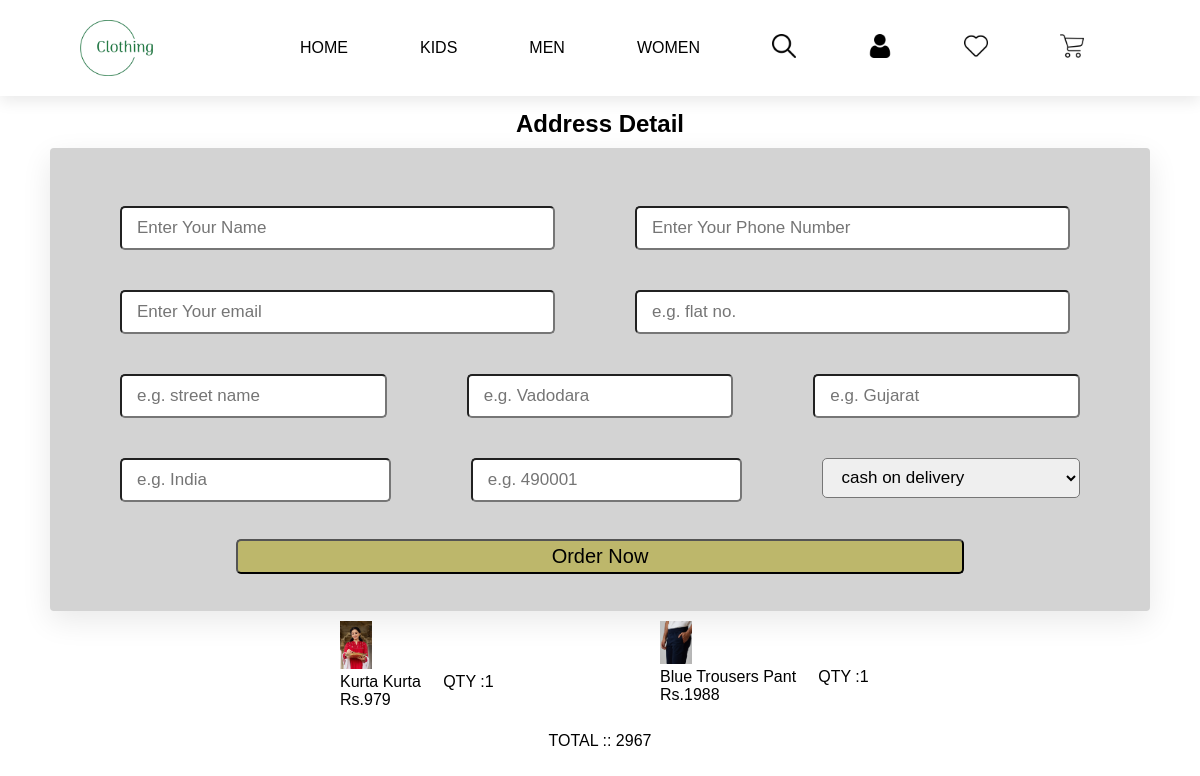
Screenshot of /checkout.php (signed in) with the database file from the repository.
### tables this page shows
CREATE TABLE `category` (
  `cat_id` int(11) NOT NULL,
  `cat_name` varchar(44) NOT NULL,
  `status` tinyint(4) NOT NULL
);

CREATE TABLE `cart` (
  `cart_id` int(11) NOT NULL,
  `user_id` int(11) NOT NULL,
  `pid` int(11) NOT NULL,
  `name` varchar(100) NOT NULL,
  `price` int(11) NOT NULL,
  `quantity` int(11) NOT NULL,
  `image` varchar(100) NOT NULL
);

### checkout.php (the view, shortened to what this page needs)
<?php
include('header.php');
$errors = array();
       ?>
<!DOCTYPE html>
<html lang="en">
<head>
</head>
<body>
<h2>Address Detail</h2>
<div class="checkout-form">
<form method="post">
<span class="error"><?php if(isset($errors['err'])){ echo $errors['err']; }?></span><br>
    <div class="filed">
        <input type="text" name="name" placeholder="Enter Your Name">
        <input type="text" name="phone" placeholder="Enter Your Phone Number">
    </div>
    <div class="filed">
        <input type="email" name="email" placeholder="Enter Your email"><br>
         <input type="text" name="ad1" placeholder="e.g. flat no.">
    </div>
    <div class="filed">
         <input type="text" name="ad2" placeholder="e.g. street name">
         <input type="text" name="city" placeholder="e.g. Vadodara">
         <input type="text" name="state" placeholder="e.g. Gujarat">
    </div>
    <div class="filed">
         <input type="text" name="country" placeholder="e.g. India">
         <input type="text" name="pincode" min="6" max="6" placeholder="e.g. 490001">
         <select name="method">
             <option value="cod">cash on delivery</option>
          </select>
    </div>
    <div class="filed">
    <button type="submit" name="order">Order Now</button>
    </div>
    </form>
</div>
 <?php
    $cart_query=mysqli_query($con,"select * from cart where user_id='$user_id'") or die('Query Failed');
    if(mysqli_num_rows($cart_query)>0)
    {
 ?>
    <div class="order">
       <?php
         $cart_total=0;
         while($cart=mysqli_fetch_assoc($cart_query)){
          $sub_total=($cart['price']*$cart['quantity']);
          $cart_total+=$sub_total;
       ?>
       <div class="inner">
       <img src="./media/product/<?php echo $cart['image'];?>" width="10%" class="small-img" alt="">
       <p><?php echo $cart['name']?> &nbsp; &nbsp;  QTY :<?php echo $cart['quantity']?> <br>  Rs.<?php echo $cart['price']?></p><br>
       </div>
       <?php
    }
       ?>
    </div>
    <P class="total"> TOTAL :: <?php echo $cart_total; ?></p>
    <?php
    }
    ?>
</body>
</html>

### header.php (shortened to what this page needs)
<?php
require('./includes/config.php');
if(isset($_SESSION['USER_LOGIN']) &&  $_SESSION['USER_LOGIN']!=''){
    $user_id = $_SESSION['USERID'];
}else{
    header('location:login.php');
    die();
}
$cat_res=mysqli_query($con,"select * from category where status=1 order by cat_name asc");
$cat_arr=array();
while($row=mysqli_fetch_assoc($cat_res)){
    $cat_arr[]=$row;
}
?>
<!DOCTYPE html>
<html lang="en">
<head>
    <link rel="stylesheet" href="style.css">
</head>
<body>
    <header>
        <img src="./images/nav-logo/download-logo.webp" width="90px">
        <ul class="navbar">
            <li><a href="home.php">HOME</a></li>
            <?php
            foreach($cat_arr as $list){
                ?>
                <li>
                    <div class="dropdown">
                      <a href="category.php?cat_id=<?php echo $list['cat_id']?>"><?php echo $list['cat_name']?></a>
                           </div>
                </li>
                <?php
            }
            ?>
            <li>
                <div class="dropdown">
                <a><img src="./images/nav-logo/loupe.png"></a>
                </div>
            </li>
            <li>
                <div class="dropdown">
                <a><img src="./images/nav-logo/user.png"></a>
                </div>
            </li>
            <li><a href="wishlist.php"><img src="./images/nav-logo/favourite.png"></a></li>
            <li><a href="cart.php"><img src="./images/nav-logo/shopping-cart.png"></a></li>
        </ul>
    </header>

### style.css (style rules this page uses)
* { margin: 0; padding: 0; }
body { width: 100%; }
header { display: flex; align-items: center; justify-content: space-between; padding: 20px 80px; overflow: hidden; background-color:white; box-shadow: 0 5px 15px rgba(0,0,0, 0.09); top: 0; left: 0; z-index:2; }
.navbar img { width: 24px; cursor: pointer; }
.navbar { display: flex; align-items: center; justify-content: space-between; }
.navbar li { list-style-type: none; padding: 0px 36px; }
.navbar li a { text-decoration: none; font-size: 16px; font-family: 'Gill Sans', 'Gill Sans MT', Calibri, 'Trebuchet MS', sans-serif; font-weight: 400; color:black; transition: 0.3s ease; cursor: pointer; }
.dropdown { cursor: pointer; }

### checkout.php (style rules this page uses)
body { font-family: 'Gill Sans', 'Gill Sans MT', Calibri, 'Trebuchet MS', sans-serif; }
h2 { color:black; text-align: center; padding-top: 14px; align-items: center; }
.checkout-form { margin:10px auto; background-color:lightgrey; width: 90%; padding: 10px; border-radius: 4px; box-shadow: 0 10px 30px rgba(0,0,0, 0.09); }
.checkout-form form { padding: 10px; }
.checkout-form form .filed { padding:10px; display: flex; }
.checkout-form form .filed input { height: 40px; width: 40%; margin: 10px 40px; outline: none; padding-left: 15px; border-radius: 5px; font-size: 17px; font-family: 'Gill Sans', 'Gill Sans MT', Calibri, 'Trebuchet MS', sans-serif; transition: all 0.3s ease; }
.checkout-form form .filed select { height: 40px; width: 40%; margin: 10px 40px; outline: none; padding-left: 15px; border-radius: 5px; font-size: 17px; font-family: 'Gill Sans', 'Gill Sans MT', Calibri, 'Trebuchet MS', sans-serif; transition: all 0.3s ease; }
.checkout-form form .filed button { height: 35px; width: 70%; color: #fff; background-color:darkkhaki; border-radius: 5px; font-size: 20px; font-weight: 500; cursor: pointer; margin: 7px auto; color: black; font-family: 'Gill Sans', 'Gill Sans MT', Calibri, 'Trebuchet MS', sans-serif; }
.error { padding-left: 120px; color:rosybrown; }
.order { display:grid; grid-template-columns:320px 320px 320px; margin:5px 340px; }
.total { text-align:center; }

### rows the page displays
category: cat_name "KIDS"
category: cat_name "MEN"
category: cat_name "WOMEN"
cart: image (picture), name "Kurta Kurta", quantity "1", price "979"
cart: image (picture), name "Blue Trousers Pant", quantity "1", price "1988"

### other values shown
$cart_total "2967"
